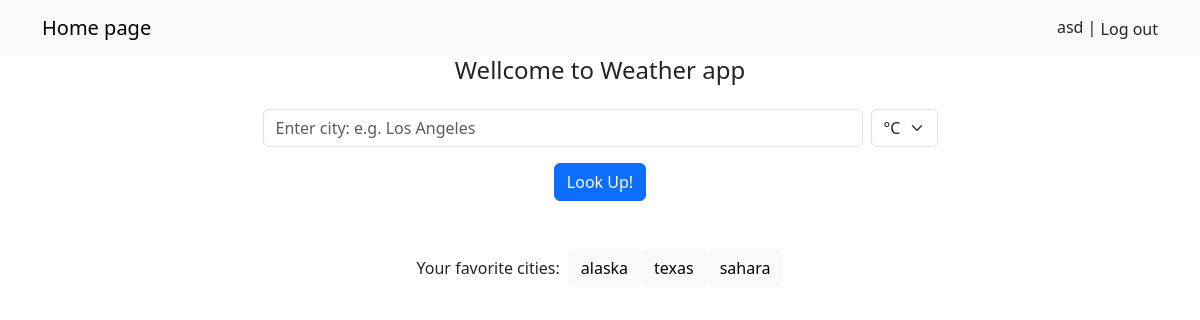
The app's page / (signed in) with its own data.
### accounts/models.py (models this page shows)
class CustomUser(AbstractUser):
    age = models.PositiveIntegerField(null=True, blank=True)
    fav_cities = models.ManyToManyField(City, related_name='users', blank=True)
    def __str__(self):
        return self.username

class City(models.Model):
    name = models.CharField(max_length=20)
    class Meta:
        verbose_name_plural = 'cities'
    def __str__(self):
        return self.name

### weather/views.py (the view)
# urls.py: 2. Add a URL to urlpatterns:  path('', views.home, name='home')
def home(request):
    city = ''
    temperature = None
    weather = None
    error = None
    if request.user.is_authenticated:
        if request.user.fav_cities.filter(name=request.POST.get('city')).exists():
            is_fav = True
        else:
            is_fav = False
    if request.method =='POST':
        if request.user.is_authenticated:
            if 'Add city to fav' in request.POST:
                searched_city = request.POST.get('city') # city that user has searched.
                City.objects.get_or_create(name=searched_city)
                request.user.fav_cities.add(City.objects.get(name=searched_city))
                is_fav = True
            if 'remove city from fav' in request.POST:
                request.user.fav_cities.remove(City.objects.get(name=request.POST.get('city')))
                is_fav = False
        unit = request.POST.get('unit', 'C')
        city = request.POST.get('city')
        api_key = os.getenv('WeatherAPI-key')
        url = f"http://api.openweathermap.org/data/2.5/weather?q={city}&appid={api_key}"
        response = requests.get(url)
        data = response.json()
        if not api_key:
            return render(request,'home.html', {'error':"API-key not provided, you may need to add one."})
        elif not city:
            return render(request,'home.html',{'error':"We won't know where to look for, if you haven't written a city name :)"})
        else:
            if data.get("cod") == 200:
                if unit == 'C':
                    temperature = round(data['main']['temp'] - 273.15) # rounds it to the nearest whole number
                    unit_symbol = 'C'
                else:
                    temperature = round((data['main']['temp'] - 273.15)*1.8 +32) # converts to F
                    unit_symbol = 'F'
                if request.user.is_authenticated:
                    context = {
                        'data': data,
                        'city' : request.POST.get('city'),
                        'weather' : data['weather'][0]['description'],
                        'temperature': temperature,
                        'unit': unit,
                        'unit_symbol' : unit_symbol,
                        'is_fav': is_fav,
                    }
                else:
                      context = {
                        'data': data,
                        'city' : request.POST.get('city'),
                        'weather' : data['weather'][0]['description'],
                        'temperature': temperature,
                        'unit': unit,
                        'unit_symbol' : unit_symbol,
                    }
                return render(request, 'home.html', context)
            else:
                return render(request, 'home.html', {'error':"We looked every single corner, but couldn't find ", 'city':city or ''})
    else:
        return render(request, 'home.html', {'city':city or '','error':error})

### templates/home.html (shortened to what this page needs)
{% extends 'base.html' %}
{% block body %}
<h4 class="text-center mb-4">Wellcome to Weather app</h4>
 <form method="post" class="justify-content-center mt-4">
    <div class="d-flex justify-content-center mb-3">
    <input type="text" name="city" class="form-control w-50 me-2" placeholder="Enter city: e.g. Los Angeles" value='{{city}}' >
    <select name="unit" class="form-select w-auto">
        <option value="C" {% if unit == 'C' %} selected {% endif %}>°C</option>
    </select>
    </div>
    <div class="d-flex justify-content-center">
        <button type="submit" class="btn btn-primary ">Look Up!</button>
    </div>
</form><br>
{% if request.user.is_authenticated %}
    <div class="d-flex justify-content-center align-items-center mt-4">
        <span class="me-2">Your favorite cities:</span>
        {% for city in request.user.fav_cities.all %}
            <form method="post" class="d-inline-block">
                    <button type="submit" class="btn btn-light">{{city}}</button>
            </form>
        {% endfor %}
    </div>
{% endif %}
{% endblock %}

### templates/base.html (shortened to what this page needs)
<!DOCTYPE html>
<html lang="en">
<head>
<link href="https://cdn.jsdelivr.net/npm/bootstrap@5.3.0-alpha1/dist/css/bootstrap.min.css" rel="stylesheet">
</head>
<body>
     <nav class="navbar navbar-light bg-light">
        <div class="container">
            <a class="navbar-brand" href="{% url 'home' %}">Home page</a>
            <div>
                {% if request.user.id %}
                <a class="nav-link d-inline" href="#">{{request.user}}</a> |
                <form method="post" class="d-inline" action="{% url 'logout' %}">{% csrf_token %}
                    <Button type='submit' class="btn btn-danger nav-link d-inline">Log out</Button>
                </form>
                {% else %}
                <a class="nav-link d-inline" href="{% url 'login' %}">Sign in </a>|
                <a class="nav-link d-inline" href="{% url 'registration' %}">Sign Up</a>
                {% endif %}
            </div>
        </div>
     </nav>
{% block body %}{% endblock %}
</body>
</html>

### records on screen
CustomUser: user "asd"
City: name "alaska"
City: name "texas"
City: name "sahara"
